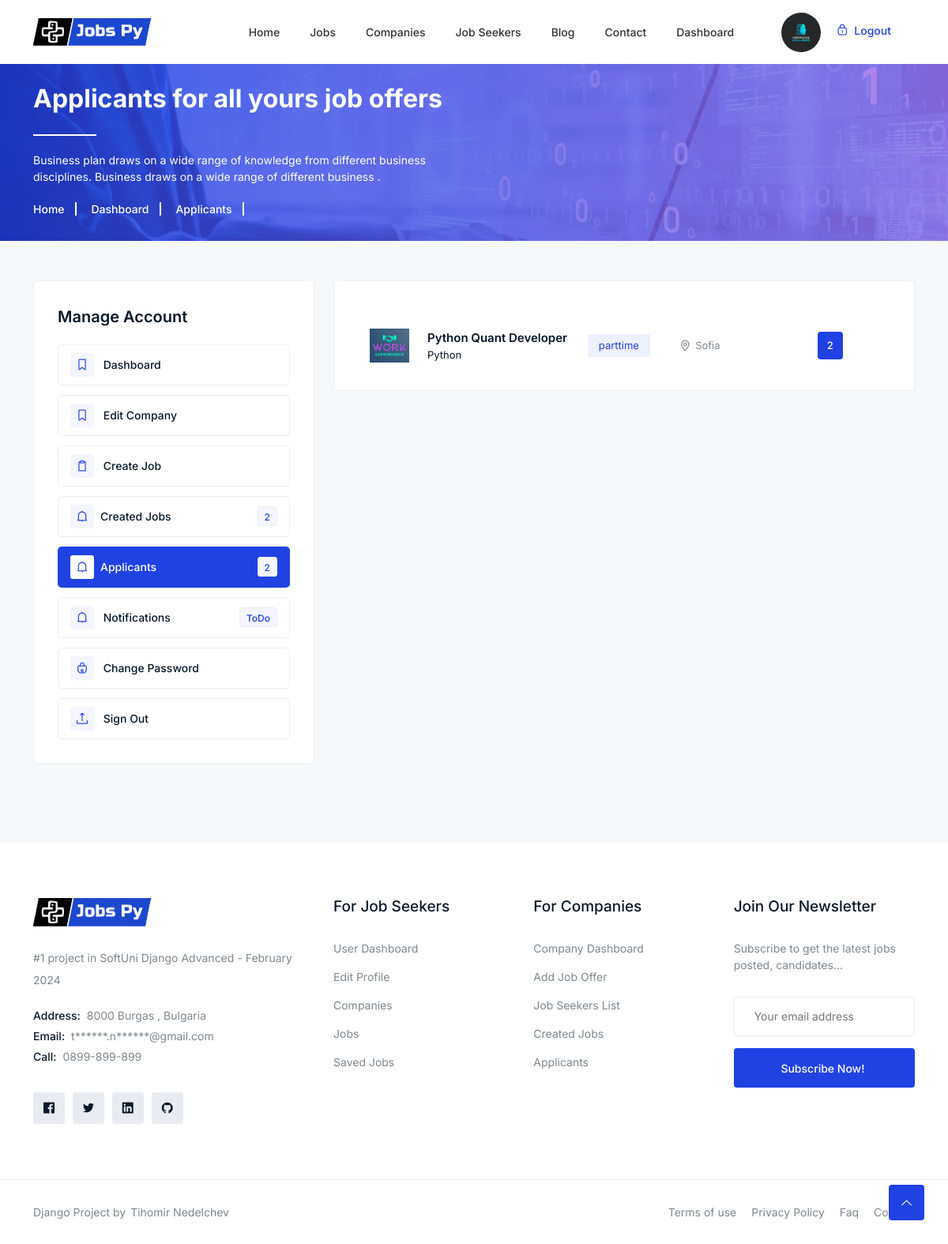
/company/company-applicant/ (signed in), run on an earlier commit of the app's database.
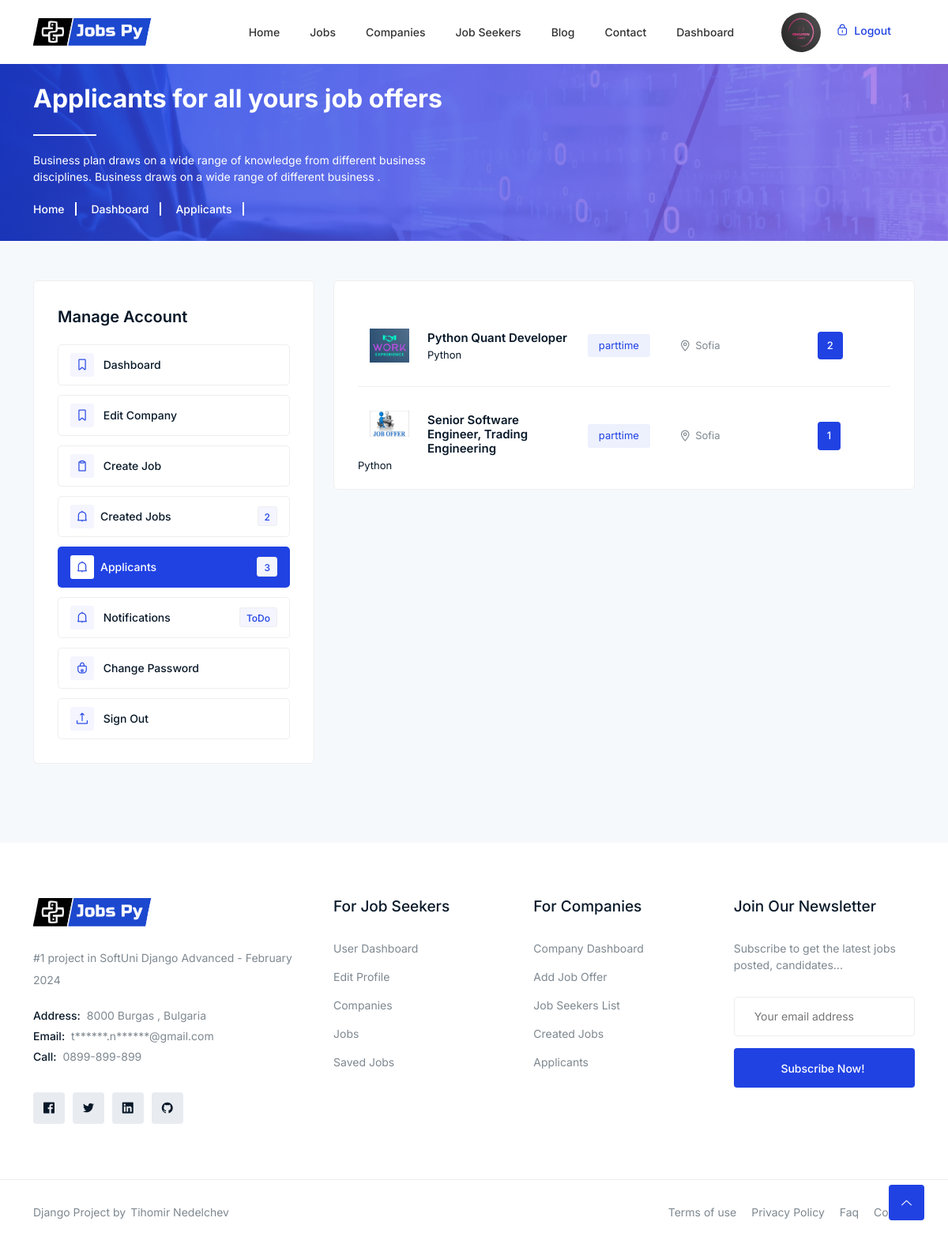
And on a later commit of the database.
### jobsPy/accounts/models.py (models this page shows)
class Account(AbstractBaseUser, PermissionsMixin):
    username = None
    ROLE_CHOICES = (
        ('jobseeker', 'Job Seeker'),
        ('company', 'Company'),
    )
    role = models.CharField(max_length=10, choices=ROLE_CHOICES)
    date_joined = models.DateTimeField(auto_now_add=True)
    last_login = models.DateTimeField(auto_now_add=True)
    email = models.EmailField(max_length=100, unique=True, null=False, blank=False)
    USERNAME_FIELD = 'email'
    EMAIL_FIELD = 'email'
    REQUIRED_FIELDS = []
    objects = AccountModel()
    is_staff = models.BooleanField(default=False)

### jobsPy/company/models.py (models this page shows)
class CompanyProfile(models.Model):
    user = models.OneToOneField(UserModel, on_delete=models.CASCADE, primary_key=True, related_name="company")
    name = models.CharField(max_length=40, null=False, blank=False)
    description = RichTextField(null=False, blank=False)
    location = models.CharField(max_length=40, null=False, blank=False)
    phone = models.CharField(max_length=20, null=True, blank=True)
    address = models.CharField(null=False, blank=False, max_length=200)
    email = models.EmailField(max_length=254, null=False, blank=False)
    image = models.ImageField(null=True, blank=True, upload_to="company/image")
    website_url = models.URLField(max_length=200, null=True, blank=True)
    linkedin_url = models.URLField(max_length=200, null=True, blank=True)
    facebook_url = models.URLField(max_length=200, null=True, blank=True)
    employees = models.PositiveIntegerField(null=False, blank=False)
    foundation_year = models.PositiveIntegerField(null=False, blank=False)
    skills = models.ManyToManyField(Skills, related_name="Technologies")
    activated = models.BooleanField(default=False)
    @property
    def get_all_applicant(self):
        return Applicant.objects.filter(job__user=self.user, job__is_published=True).count()

### jobsPy/jobs/models.py (models this page shows, shortened)
class Job(models.Model):
    user = models.ForeignKey(UserModel,  on_delete=models.CASCADE)
    title = models.CharField(max_length=300)
    slug = models.SlugField(allow_unicode=True, max_length=100, unique=True)
    category = models.ForeignKey(Category,  on_delete=models.CASCADE)
    seniority = models.ForeignKey(Seniority, on_delete=models.SET_NULL, blank=True, null=True)
    description = RichTextField(null=False, blank=False)
    responsibilities = RichTextField(null=False, blank=False)
    benefits = RichTextField(null=True, blank=True)
    job_image = models.ImageField(null=True, blank=True, upload_to="jobs/image", default="images/default/default.jpg")
    vacancy = models.IntegerField(null=True, blank=True)
    location = models.CharField(max_length=300,)
    job_type = models.CharField(choices=JOB_TYPE, max_length=10)
    salary = models.CharField(max_length=30, blank=True)
    deadline = models.DateField()
    is_published = models.BooleanField(default=True)
    created_at = models.DateTimeField(auto_now_add=True)
    modified_at = models.DateTimeField(auto_now=True)
    needed_skills = models.ManyToManyField(Skills, related_name="needed_skills")

class Category(models.Model):
    name = models.CharField(max_length=255)
    slug = models.SlugField(allow_unicode=True, max_length=100, unique=True)
    description = models.TextField(max_length=300, blank=True, null=True)
    created_at = models.DateTimeField(auto_now_add=True)
    modified_at = models.DateTimeField(auto_now=True)
    def __str__(self):
        return self.name

class Applicant(models.Model):
    user = models.ForeignKey(UserModel, on_delete=models.CASCADE)
    job = models.ForeignKey(Job, on_delete=models.CASCADE, related_name="applicants")
    created_at = models.DateTimeField(auto_now_add=True)
    comment = models.TextField(blank=True, null=True)
    status = models.SmallIntegerField(default=1)
    class Meta:
        ordering = ["id"]
        unique_together = ["user", "job"]

### jobsPy/company/views.py (the view)
# urls.py: path('company-applicant/', CompanyApplicant.as_view(), name="jobs-applicants"),
class CompanyApplicant(LoginRequiredMixin, CompanyRoleRequiredMixin, ListView):
    model = Job
    template_name = 'company/jobs_list_aplicant.html'  # Create this template if needed
    context_object_name = 'jobs'
    def get_queryset(self):
        user = self.request.user
        return Job.objects.filter(user=user, is_published=True).annotate(num_applicants=Count('applicants')).filter(num_applicants__gt=0)
    def get_context_data(self, **kwargs):
        context = super().get_context_data(**kwargs)
        job_applicants_count = {}
        for job in context['jobs']:
            applicants_count = Applicant.objects.filter(job=job).count()
            job_applicants_count[job.id] = applicants_count
        context['job_applicants_count'] = job_applicants_count
        return context

### jobsPy/core/accounts_mixins.py (called while the page is built)
    def dispatch(self, request, *args, **kwargs):
        if request.user.is_authenticated and request.user.role == "company":
            return super().dispatch(request, *args, **kwargs)
        else:
            return render(request, '403.html', status=403)

### templates/company/jobs_list_aplicant.html (shortened to what this page needs)
{% extends 'base.html' %}
{% block main_content %}
    <div class="breadcrumbs overlay">
        <div class="container">
            <div class="row">
                <div class="col-12">
                    <div class="breadcrumbs-content">
                        <h1 class="page-title">Applicants for all yours job offers</h1>
                        <p>Business plan draws on a wide range of knowledge from different business<br> disciplines.
                            Business draws on a wide range of different business .</p>
                    </div>
                    <ul class="breadcrumb-nav">
                        <li><a href="{% url 'index' %}">Home</a></li>
                        <li><a href="{% url 'company-dashboard' %}">Dashboard</a></li>
                        <li><a href="{% url 'jobs-applicants' %}">Applicants</a></li>
                    </ul>
                </div>
            </div>
        </div>
    </div>
    <div class="bookmarked section">
        <div class="container">
            <div class="alerts-inner">
                <div class="row">
{% include 'company/company-menu.html' %}
                    <div class="col-lg-8 col-12">
                        <div class="job-items">
                            {% for jobs in object_list %}
                            <div class="manage-content">
                                <div class="row align-items-center justify-content-center">
                                    <div class="col-lg-5 col-md-5 col-12">
                                        <div class="title-img">
                                            <div class="can-img">
                                                <img src="{{ jobs.job_image.url }}" alt="#">
                                            </div>
                                            <h3>{{ jobs.title }}<span>{{ jobs.category}}</span></h3>
                                        </div>
                                    </div>
                                    <div class="col-lg-2 col-md-2 col-12">
                                        <p><span class="time">{{ jobs.job_type }}</span></p>
                                    </div>
                                    <div class="col-lg-3 col-md-3 col-12">
                                        <p class="location"><i class="lni lni-map-marker"></i>{{jobs.location}}</p>
                                    </div>
                                    <div class="col-lg-2 col-md-2 col-12">
                                        <div class="button">
                                            <a href="{% url 'applicant_list' jobs.pk %}" class="btn">{{ jobs.applicants.all|length }}</a>
                                        </div>
                                    </div>
                                </div>
                            </div>
                            {% endfor %}
                        </div>
                    </div>
                </div>
            </div>
        </div>
    </div>
{% endblock %}

### templates/base.html (shortened to what the changed rows need)
{% load static %}
{% load socialaccount %}
<!DOCTYPE html>
<html class="no-js" lang="zxx">
<head>
    <link rel="stylesheet" href="{% static '/css/bootstrap.min.css' %}" />
    <link rel="stylesheet" href="{% static '/css/LineIcons.2.0.css' %}" />
    <link rel="stylesheet" href="{% static '/css/animate.css' %}" />
    <link rel="stylesheet" href="{% static '/css/tiny-slider.css' %}" />
    <link rel="stylesheet" href="{% static '/css/glightbox.min.css' %}" />
    <link rel="stylesheet" href="{% static '/css/main.css' %}" />
    <link rel="stylesheet" href="{% static '/css/flaticon.css' %}" />
</head>
<body>
    <header class="header style4">
        <div class="navbar-area">
            <div class="container">
                <div class="row align-items-center">
                    <div class="col-lg-12">
                        <nav class="navbar navbar-expand-lg">
                            <div class="button">
                                {% if user.is_authenticated %}
                                {% if user.company.image %}
                                    <a href="{% url 'login_redirect_dashboard' %} "><img class="user-profile-small" src="{{ user.company.image.url }}" alt="Logo"></a>
                                {% elif user.jobseeker.profile_picture %}
                                    <a href="{% url 'login_redirect_dashboard' %} "><img class="user-profile-small" src="{{ user.jobseeker.profile_picture.url }}" alt="Logo"></a>
                                {% endif %}
                                {% else %}
                                <a href="{% url 'login' %}"   class="login"><i
                                        class="lni lni-lock-alt"></i> Login</a>
                                <a href="{% url 'registration' %}"  class="btn">Sign Up</a>
                                {% endif %}
                            </div>
                        </nav>
                    </div>
                </div>
            </div>
        </div>
    </header>
{% block main_content %}
{% endblock %}
</body>
</html>

### templates/company/company-menu.html (shortened to what this page needs)
                    <div class="col-lg-4 col-12">
                        <div class="dashbord-sidebar">
                            <ul>
                                <li class="heading">Manage Account</li>
                              <li><a class="{% if request.resolver_match.url_name == 'company-dashboard' %}active{% endif %}" href="{% url 'company-dashboard'  %}"><i class="lni lni-bookmark"></i> Dashboard </a></li>
                                <li><a class="" href="{% url 'edit-company-profile' request.user.id %}"><i class="lni lni-bookmark"></i> Edit Company </a></li>
                                <li><a class="{% if request.resolver_match.url_name == 'create_job' %}active{% endif %}"  href="{% url 'create_job' %}"><i class="lni lni-clipboard"></i> Create Job</a></li>
                                <li><a class="" href="{% url 'created-jobs' %}"><i class="lni lni-alarm"></i>Created Jobs <span class="notifi">{{ request.user.job_set.all|length }}</span></a></li>
                                <li><a class="{% if request.resolver_match.url_name == 'jobs-applicants' %}active{% elif request.resolver_match.url_name == 'applicant_list' %}active{% endif %}" href="{% url 'jobs-applicants' %}"><i class="lni lni-alarm"></i>Applicants <span class="notifi">{{ request.user.company.get_all_applicant }}</span></a></li>
                                <li><a  href="#"><i class="lni lni-alarm"></i> Notifications <span
                                            class="notifi">ToDo</span></a></li>
                                <li><a href="{% url 'change-password' %}"><i class="lni lni-lock"></i> Change Password</a></li>
                                <li><a href="{% url 'sing-out' %}"><i class="lni lni-upload"></i> Sign Out</a></li>
                            </ul>
                        </div>
                    </div>

What changed in the data, as far as the page shows it:
changed Account: company.image: a different picture; user.company.get_all_applicant "2" → "3"
now on this page (row edited): Job: job_image (placeholder picture), title "Senior Software Engineer, Trading Engineering", category "Python", job_type "parttime", location "Sofia", applicants.all|length "1"
